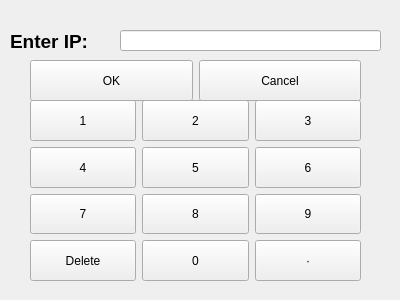
<?xml version="1.0" encoding="UTF-8"?>
<ui version="4.0">
 <class>InputIpDialog</class>
 <widget class="QWidget" name="InputIpDialog">
  <property name="geometry">
   <rect>
    <x>0</x>
    <y>0</y>
    <width>400</width>
    <height>300</height>
   </rect>
  </property>
  <property name="windowTitle">
   <string>Form</string>
  </property>
  <widget class="QWidget" name="gridLayoutWidget">
   <property name="geometry">
    <rect>
     <x>30</x>
     <y>100</y>
     <width>331</width>
     <height>181</height>
    </rect>
   </property>
   <layout class="QGridLayout" name="gridLayout">
    <item row="0" column="1">
     <widget class="QPushButton" name="pushButton_2">
      <property name="sizePolicy">
       <sizepolicy hsizetype="Minimum" vsizetype="Expanding">
        <horstretch>0</horstretch>
        <verstretch>0</verstretch>
       </sizepolicy>
      </property>
      <property name="text">
       <string>2</string>
      </property>
     </widget>
    </item>
    <item row="1" column="1">
     <widget class="QPushButton" name="pushButton_5">
      <property name="sizePolicy">
       <sizepolicy hsizetype="Minimum" vsizetype="Expanding">
        <horstretch>0</horstretch>
        <verstretch>0</verstretch>
       </sizepolicy>
      </property>
      <property name="text">
       <string>5</string>
      </property>
     </widget>
    </item>
    <item row="2" column="0">
     <widget class="QPushButton" name="pushButton_7">
      <property name="sizePolicy">
       <sizepolicy hsizetype="Minimum" vsizetype="Expanding">
        <horstretch>0</horstretch>
        <verstretch>0</verstretch>
       </sizepolicy>
      </property>
      <property name="text">
       <string>7</string>
      </property>
     </widget>
    </item>
    <item row="2" column="1">
     <widget class="QPushButton" name="pushButton_8">
      <property name="sizePolicy">
       <sizepolicy hsizetype="Minimum" vsizetype="Expanding">
        <horstretch>0</horstretch>
        <verstretch>0</verstretch>
       </sizepolicy>
      </property>
      <property name="text">
       <string>8</string>
      </property>
     </widget>
    </item>
    <item row="1" column="0">
     <widget class="QPushButton" name="pushButton_4">
      <property name="sizePolicy">
       <sizepolicy hsizetype="Minimum" vsizetype="Expanding">
        <horstretch>0</horstretch>
        <verstretch>0</verstretch>
       </sizepolicy>
      </property>
      <property name="text">
       <string>4</string>
      </property>
     </widget>
    </item>
    <item row="1" column="2">
     <widget class="QPushButton" name="pushButton_6">
      <property name="sizePolicy">
       <sizepolicy hsizetype="Minimum" vsizetype="Expanding">
        <horstretch>0</horstretch>
        <verstretch>0</verstretch>
       </sizepolicy>
      </property>
      <property name="text">
       <string>6</string>
      </property>
     </widget>
    </item>
    <item row="0" column="0">
     <widget class="QPushButton" name="pushButton_1">
      <property name="sizePolicy">
       <sizepolicy hsizetype="Minimum" vsizetype="Expanding">
        <horstretch>0</horstretch>
        <verstretch>0</verstretch>
       </sizepolicy>
      </property>
      <property name="text">
       <string>1</string>
      </property>
     </widget>
    </item>
    <item row="2" column="2">
     <widget class="QPushButton" name="pushButton_9">
      <property name="sizePolicy">
       <sizepolicy hsizetype="Minimum" vsizetype="Expanding">
        <horstretch>0</horstretch>
        <verstretch>0</verstretch>
       </sizepolicy>
      </property>
      <property name="text">
       <string>9</string>
      </property>
     </widget>
    </item>
    <item row="0" column="2">
     <widget class="QPushButton" name="pushButton_3">
      <property name="sizePolicy">
       <sizepolicy hsizetype="Minimum" vsizetype="Expanding">
        <horstretch>0</horstretch>
        <verstretch>0</verstretch>
       </sizepolicy>
      </property>
      <property name="text">
       <string>3</string>
      </property>
     </widget>
    </item>
    <item row="3" column="1">
     <widget class="QPushButton" name="pushButton_0">
      <property name="sizePolicy">
       <sizepolicy hsizetype="Minimum" vsizetype="Expanding">
        <horstretch>0</horstretch>
        <verstretch>0</verstretch>
       </sizepolicy>
      </property>
      <property name="text">
       <string>0</string>
      </property>
     </widget>
    </item>
    <item row="3" column="0">
     <widget class="QPushButton" name="pushButton_del">
      <property name="sizePolicy">
       <sizepolicy hsizetype="Minimum" vsizetype="Expanding">
        <horstretch>0</horstretch>
        <verstretch>0</verstretch>
       </sizepolicy>
      </property>
      <property name="text">
       <string>Delete</string>
      </property>
     </widget>
    </item>
    <item row="3" column="2">
     <widget class="QPushButton" name="pushButton_dot">
      <property name="sizePolicy">
       <sizepolicy hsizetype="Minimum" vsizetype="Expanding">
        <horstretch>0</horstretch>
        <verstretch>0</verstretch>
       </sizepolicy>
      </property>
      <property name="text">
       <string>·</string>
      </property>
     </widget>
    </item>
   </layout>
  </widget>
  <widget class="QLineEdit" name="lineEdit">
   <property name="geometry">
    <rect>
     <x>120</x>
     <y>30</y>
     <width>261</width>
     <height>21</height>
    </rect>
   </property>
  </widget>
  <widget class="QLabel" name="label">
   <property name="geometry">
    <rect>
     <x>10</x>
     <y>30</y>
     <width>399</width>
     <height>22</height>
    </rect>
   </property>
   <property name="text">
    <string>&lt;html&gt;&lt;head/&gt;&lt;body&gt;&lt;p&gt;&lt;span style=&quot; font-size:14pt; font-weight:600;&quot;&gt;Enter IP:&lt;/span&gt;&lt;/p&gt;&lt;/body&gt;&lt;/html&gt;</string>
   </property>
  </widget>
  <widget class="QWidget" name="horizontalLayoutWidget">
   <property name="geometry">
    <rect>
     <x>30</x>
     <y>60</y>
     <width>331</width>
     <height>41</height>
    </rect>
   </property>
   <layout class="QHBoxLayout" name="horizontalLayout">
    <item>
     <widget class="QPushButton" name="pushButton_ok">
      <property name="sizePolicy">
       <sizepolicy hsizetype="Minimum" vsizetype="Expanding">
        <horstretch>0</horstretch>
        <verstretch>0</verstretch>
       </sizepolicy>
      </property>
      <property name="text">
       <string>OK</string>
      </property>
     </widget>
    </item>
    <item>
     <widget class="QPushButton" name="pushButton_Cancel">
      <property name="sizePolicy">
       <sizepolicy hsizetype="Minimum" vsizetype="Expanding">
        <horstretch>0</horstretch>
        <verstretch>0</verstretch>
       </sizepolicy>
      </property>
      <property name="text">
       <string>Cancel</string>
      </property>
     </widget>
    </item>
   </layout>
  </widget>
 </widget>
 <resources/>
 <connections/>
</ui>
